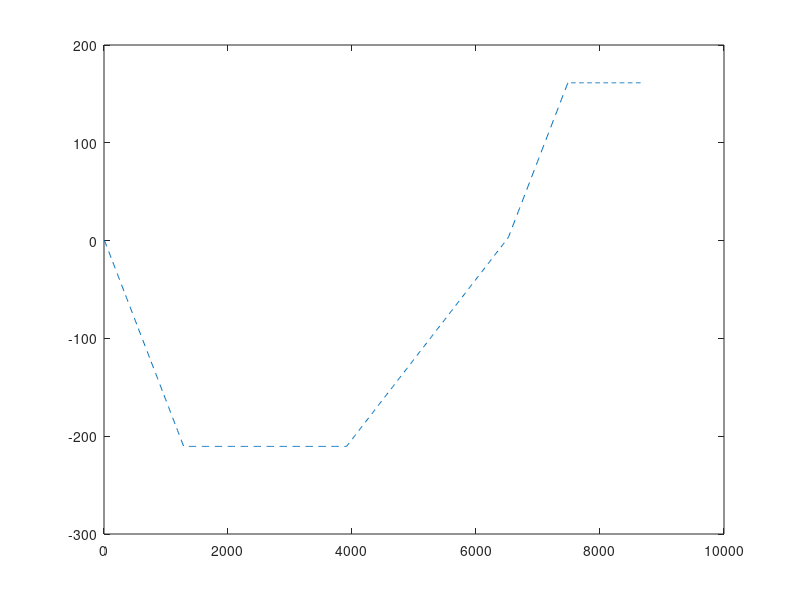

Write MATLAB code to recreate this figure.
function assigment_21
clear;
part1;
part2;
end

function part1
l = [50 50];
r = [20 20];
a = [pi 0];
b = [0 pi];
Z_R =  [0;0;0];
DZ_R = [0;0;0];
pos = {[0;0],[5;5],[12;15],[20;25]};
W = [r(1) 0;0 r(2)];
C = [sin(a(1)+b(1)) -cos(a(1)+b(1)) -l(1)*cos(b(1)); 
    sin(a(2)+b(2)) -cos(a(2)+b(2)) -l(2)*cos(b(2));
    cos(a(1)+b(1)) sin(a(1)+b(1)) l(1)*sin(b(1));
    cos(a(2)+b(2)) sin(a(2)+b(2)) l(2)*sin(b(2))];
for i = 2:length(pos)
WR = W*(pos{i}-pos{i-1});
WR(3:4,:)=0; 
DZ_R(:,i) = pinv(C)*WR; 
Theta_dif = (DZ_R(3,i)/2)+DZ_R(3,i-1);
R = [cos(Theta_dif) sin(Theta_dif) 0;
    -sin(Theta_dif) cos(Theta_dif) 0;
    0 0 1];
Z_R(:,i) = Z_R(:,i-1)+inv(R)*DZ_R(:,i);
end
disp(Z_R);
end

function part2
load encoderCount.txt
l = [120 120];
r = [52 52];
a = [-pi/2 pi/2];
b = [pi 0];
N = 9750;
Z_R =  [0;0;0];
DZ_R = [0;0;0];
pos = 2*pi*encoderCount./N;
W = [r(1) 0;0 r(2)];
C = [sin(a(1)+b(1)) -cos(a(1)+b(1)) -l(1)*cos(b(1)); 
    sin(a(2)+b(2)) -cos(a(2)+b(2)) -l(2)*cos(b(2));
    cos(a(1)+b(1)) sin(a(1)+b(1)) l(1)*sin(b(1));
    cos(a(2)+b(2)) sin(a(2)+b(2)) l(2)*sin(b(2))];
for i = 2:length(pos)
WR = W*(pos(:,i)-pos(:,i-1));
WR(3:4,:)=0; 
DZ_R(:,i) = pinv(C)*WR; 
Theta_dif = (DZ_R(3,i)/2)+DZ_R(3,i-1);
R = [cos(Theta_dif) sin(Theta_dif) 0;
    -sin(Theta_dif) cos(Theta_dif) 0;
    0 0 1];
Z_R(:,i) = Z_R(:,i-1)+inv(R)*DZ_R(:,i);
end
x = Z_R(1,:);
y = Z_R(2,:);
plot(x,y,'--');
end